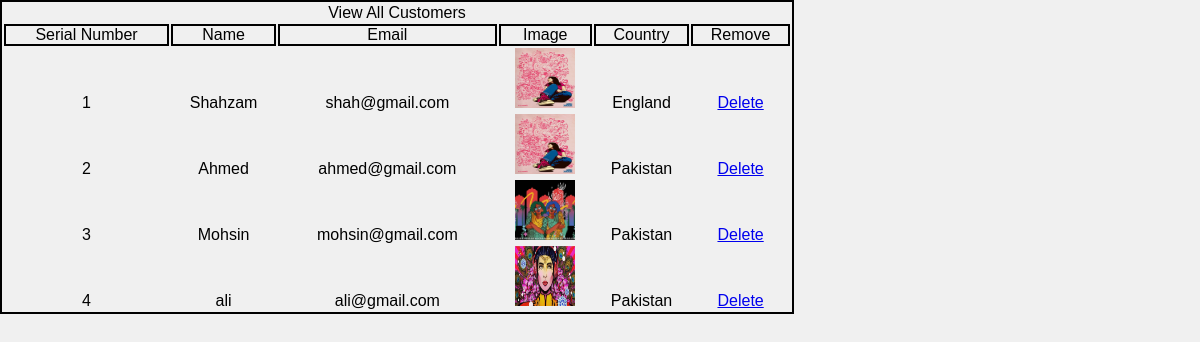
The app's page /admin_area/view_customers.php, older data.
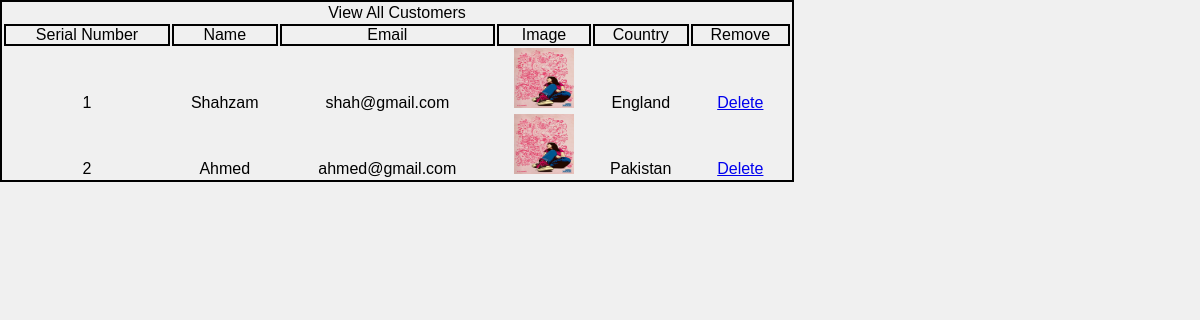
The same page, newer data.
### tables this page shows
CREATE TABLE `customers` (
  `customer_id` int(10) NOT NULL AUTO_INCREMENT,
  `customer_name` varchar(50) NOT NULL,
  `customer_email` varchar(50) NOT NULL,
  `customer_pass` varchar(50) NOT NULL,
  `customer_country` text NOT NULL,
  `customer_city` text NOT NULL,
  `customer_contact` int(20) NOT NULL,
  `customer_add` text NOT NULL,
  `customer_img` text NOT NULL,
  `customer_ip` int(50) NOT NULL,
  PRIMARY KEY (`customer_id`)
);

### admin_area/view_customers.php (the view, shortened to what this page needs)
<!DOCTYPE HTML>
<html>
<head>
<link rel="stylesheet" href="style/style.css" media="all" />
</head>
<body>
  <table align="center" width="794">
	<tr align="center">
		<td colspan="6"><h2>View All Customers</h2></td>
	</tr>
	<tr>
		<th>Serial Number</th>
		<th>Name</th>
		<th>Email</th>
		<th>Image</th>
		<th>Country</th>
		<th>Remove</th>
	</tr>
	<?php
			include("includes/db.php");
			$sql="select * from customers";
			$res=mysqli_query($conn,$sql);
			$i=0;
			while($result=mysqli_fetch_array($res)){
					$c_id=$result['customer_id'];
					$c_name=$result['customer_name'];
					$c_email=$result['customer_email'];
					$c_img=$result['customer_img'];
					$c_country=$result['customer_country'];
					$i++;
	?>
	<tr align="center">
		<td><?php echo $i; ?></td>
		<td><?php echo $c_name; ?></td>
		<td><?php echo $c_email; ?></td>
		<td><img src="../customer/customer_photos/<?php echo $c_img; ?>" width="60" height="60"/></td>
		<td><?php echo $c_country; ?></td>
		<td><a href="delete_customer.php?delete_c=<?php echo $c_id?>">Delete</a></td>
	</tr>
			<?php } ?>
  </table>
</body>
</html>

### admin_area/style/style.css (style rules this page uses)
html, body, div, span, applet, object, iframe, h1, h2, h3, h4, h5, h6, p, blockquote, pre, a, abbr, acronym, address, big, cite, code, del, dfn, em, img, ins, kbd, q, s, samp, small, strike, strong, sub, sup, tt, var, b, u, i, center, dl, dt, dd, ol, ul, li, fieldset, form, label, legend, table, caption, tbody, tfoot, thead, tr, th, td, article, aside, canvas, details, embed, figure, figcaption, footer, header, hgroup, menu, nav, output, ruby, section, summary, time, mark, audio, video { margin: 0; padding: 0; border: 0; font-size: 100%; font: inherit; font-family: sans-serif; vertical-align: baseline; }
body { background-color: #F0F0F0; }

### admin_area/view_customers.php (style rules this page uses)
th,tr { border: 2px solid black; }
table { border: 2px solid black; }

Row changes from the older to the newer data that the page shows:
removed customers: customer_name "Mohsin", customer_email "mohsin@gmail.com", customer_img (picture), customer_country "Pakistan"
removed customers: customer_name "ali", customer_email "ali@gmail.com", customer_img (picture), customer_country "Pakistan"
